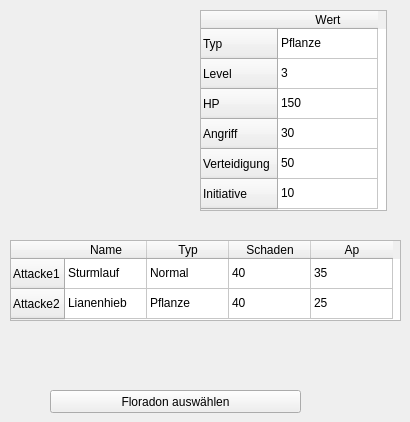
   <widget class="QWidget" name="tab2Floradon">
    <attribute name="title">
     <string>Floradon</string>
    </attribute>
    <widget class="QLabel" name="labelBildFloradon">
     <property name="geometry">
      <rect>
       <x>20</x>
       <y>10</y>
       <width>150</width>
       <height>150</height>
      </rect>
     </property>
     <property name="text">
      <string/>
     </property>
    </widget>
    <widget class="QPushButton" name="btnFloradon">
     <property name="geometry">
      <rect>
       <x>50</x>
       <y>390</y>
       <width>251</width>
       <height>23</height>
      </rect>
     </property>
     <property name="text">
      <string>Floradon auswählen</string>
     </property>
    </widget>
    <widget class="QTableWidget" name="tableWidget_3">
     <property name="geometry">
      <rect>
       <x>200</x>
       <y>10</y>
       <width>187</width>
       <height>201</height>
      </rect>
     </property>
     <row>
      <property name="text">
       <string>Typ</string>
      </property>
     </row>
     <row>
      <property name="text">
       <string>Level</string>
      </property>
     </row>
     <row>
      <property name="text">
       <string>HP</string>
      </property>
     </row>
     <row>
      <property name="text">
       <string>Angriff</string>
      </property>
     </row>
     <row>
      <property name="text">
       <string>Verteidigung</string>
      </property>
     </row>
     <row>
      <property name="text">
       <string>Initiative</string>
      </property>
     </row>
     <column>
      <property name="text">
       <string>Wert</string>
      </property>
     </column>
     <item row="0" column="0">
      <property name="text">
       <string>Pflanze</string>
      </property>
      <property name="flags">
       <set>ItemIsEnabled</set>
      </property>
     </item>
     <item row="1" column="0">
      <property name="text">
       <string>3</string>
      </property>
      <property name="flags">
       <set>ItemIsEnabled</set>
      </property>
     </item>
     <item row="2" column="0">
      <property name="text">
       <string>150</string>
      </property>
      <property name="flags">
       <set>ItemIsEnabled</set>
      </property>
     </item>
     <item row="3" column="0">
      <property name="text">
       <string>30</string>
      </property>
      <property name="flags">
       <set>ItemIsEnabled</set>
      </property>
     </item>
     <item row="4" column="0">
      <property name="text">
       <string>50</string>
      </property>
      <property name="flags">
       <set>ItemIsEnabled</set>
      </property>
     </item>
     <item row="5" column="0">
      <property name="text">
       <string>10</string>
      </property>
      <property name="flags">
       <set>ItemIsEnabled</set>
      </property>
     </item>
    </widget>
    <widget class="QTableWidget" name="tableWidget_4">
     <property name="geometry">
      <rect>
       <x>10</x>
       <y>240</y>
       <width>391</width>
       <height>81</height>
      </rect>
     </property>
     <attribute name="horizontalHeaderDefaultSectionSize">
      <number>82</number>
     </attribute>
     <attribute name="horizontalHeaderShowSortIndicator" stdset="0">
      <bool>false</bool>
     </attribute>
     <row>
      <property name="text">
       <string>Attacke1</string>
      </property>
     </row>
     <row>
      <property name="text">
       <string>Attacke2</string>
      </property>
     </row>
     <column>
      <property name="text">
       <string>Name</string>
      </property>
     </column>
     <column>
      <property name="text">
       <string>Typ</string>
      </property>
     </column>
     <column>
      <property name="text">
       <string>Schaden</string>
      </property>
     </column>
     <column>
      <property name="text">
       <string>Ap</string>
      </property>
     </column>
     <item row="0" column="0">
      <property name="text">
       <string>Sturmlauf</string>
      </property>
      <property name="flags">
       <set>ItemIsEnabled</set>
      </property>
     </item>
     <item row="0" column="1">
      <property name="text">
       <string>Normal</string>
      </property>
      <property name="flags">
       <set>ItemIsEnabled</set>
      </property>
     </item>
     <item row="0" column="2">
      <property name="text">
       <string>40</string>
      </property>
      <property name="flags">
       <set>ItemIsEnabled</set>
      </property>
     </item>
     <item row="0" column="3">
      <property name="text">
       <string>35</string>
      </property>
      <property name="flags">
       <set>ItemIsEnabled</set>
      </property>
     </item>
     <item row="1" column="0">
      <property name="text">
       <string>Lianenhieb</string>
      </property>
      <property name="flags">
       <set>ItemIsEnabled</set>
      </property>
     </item>
     <item row="1" column="1">
      <property name="text">
       <string>Pflanze</string>
      </property>
      <property name="flags">
       <set>ItemIsEnabled</set>
      </property>
     </item>
     <item row="1" column="2">
      <property name="text">
       <string>40</string>
      </property>
      <property name="flags">
       <set>ItemIsEnabled</set>
      </property>
     </item>
     <item row="1" column="3">
      <property name="text">
       <string>25</string>
      </property>
      <property name="flags">
       <set>ItemIsEnabled</set>
      </property>
     </item>
    </widget>
   </widget>
